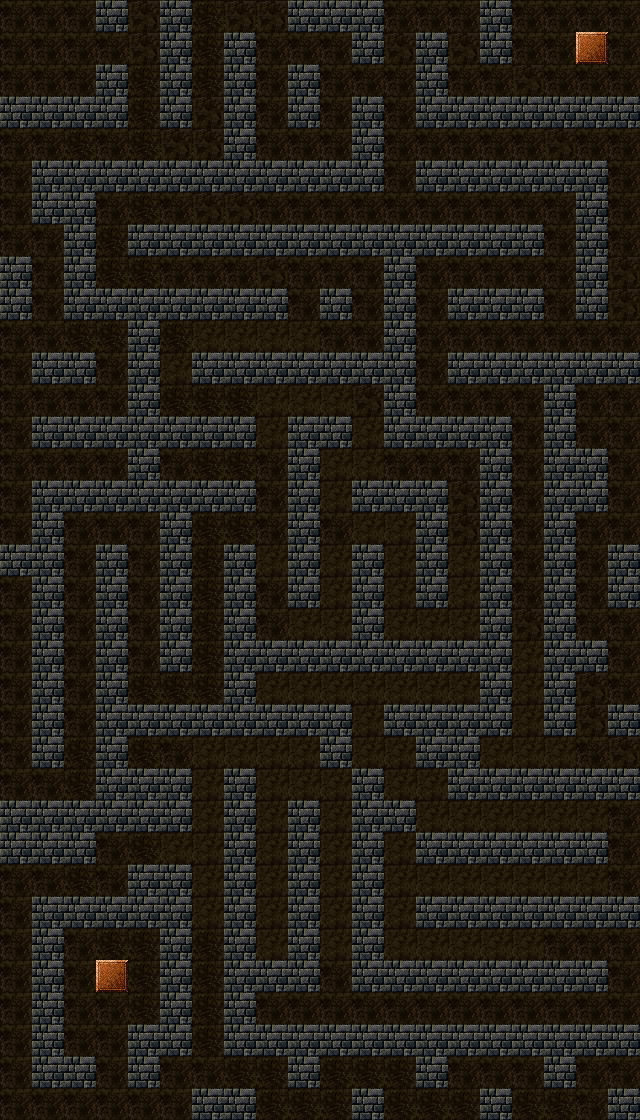

This is a level from a 2D game, rendered from its Tiled map with the project's own tilesets. A one-line summary and the map file follow, with tile-layer data summarised:
An orthogonal 20x35 tile map with 32x32 px tiles, 1 tile layer (ground) and 110 objects (2x rune, gol, stair1, portal1, portal2, ...).

<map version="1.10" tiledversion="1.11.2" orientation="orthogonal" renderorder="right-down" width="20" height="35" tilewidth="32" tileheight="32" infinite="0" nextlayerid="5" nextobjectid="114">
 <editorsettings>
  <export target="stonevilleWestCellar.tmj" format="json" />
 </editorsettings>
 <tileset firstgid="1" name="tiles4" tilewidth="32" tileheight="32" tilecount="136" columns="8">
  <image source="tiles4.png" width="256" height="544" />
 </tileset>
 <layer id="1" name="ground" width="20" height="35">
  <data>[700 cells, 700 non-empty, 6 distinct tile ids]</data>
 </layer>
 <objectgroup id="4" name="items" visible="0" locked="1">
  <object id="4" name="gol" gid="66" x="576" y="448" width="32" height="32">
   <properties>
    <property name="count" type="int" value="1" />
   </properties>
  </object>
  <object id="5" name="rune" gid="37" x="576" y="64" width="32" height="32" />
  <object id="6" name="rune" gid="40" x="96" y="992" width="32" height="32" />
 </objectgroup>
 <objectgroup id="3" name="portals">
  <object id="1" name="stair1" gid="29" x="32" y="64" width="32" height="32">
   <properties>
    <property name="toMap" value="stonevilleWest" />
    <property name="toPortal" value="mysteriousStair" />
   </properties>
  </object>
  <object id="2" name="portal1" gid="1" x="0" y="608" width="32" height="32">
   <properties>
    <property name="toMap" value="stonevilleWestCellar" />
    <property name="toPortal" value="portal2" />
   </properties>
  </object>
  <object id="3" name="portal2" gid="1" x="448" y="704" width="32" height="32">
   <properties>
    <property name="toMap" value="stonevilleWestCellar" />
    <property name="toPortal" value="portal1" />
   </properties>
  </object>
  <object id="7" name="stair2" gid="2147483677" x="608" y="1088" width="32" height="32">
   <properties>
    <property name="toMap" value="stonevilleSouthWest" />
    <property name="toPortal" value="mysteriousStair" />
   </properties>
  </object>
 </objectgroup>
 <objectgroup id="2" name="navmesh" locked="1">
  <object id="8" x="0" y="0" width="96" height="96" />
  <object id="9" x="96" y="32" width="32" height="32" />
  <object id="10" x="128" y="0" width="32" height="128" />
  <object id="11" x="192" y="0" width="32" height="160" />
  <object id="12" x="224" y="0" width="64" height="32" />
  <object id="13" x="256" y="32" width="96" height="32" />
  <object id="14" x="256" y="64" width="32" height="96" />
  <object id="15" x="288" y="128" width="32" height="32" />
  <object id="16" x="320" y="64" width="32" height="96" />
  <object id="17" x="352" y="64" width="32" height="32" />
  <object id="18" x="384" y="0" width="96" height="32" />
  <object id="19" x="448" y="32" width="32" height="64" />
  <object id="20" x="512" y="0" width="64" height="96" />
  <object id="21" x="576" y="0" width="64" height="32" />
  <object id="22" x="608" y="32" width="32" height="32" />
  <object id="23" x="576" y="64" width="64" height="32" />
  <object id="24" x="480" y="64" width="32" height="32" />
  <object id="25" x="384" y="32" width="32" height="160" />
  <object id="26" x="416" y="128" width="224" height="32" />
  <object id="27" x="608" y="160" width="32" height="192" />
  <object id="28" x="96" y="192" width="480" height="32" />
  <object id="29" x="544" y="224" width="32" height="128" />
  <object id="30" x="576" y="320" width="32" height="32" />
  <object id="31" x="416" y="256" width="128" height="32" />
  <object id="32" x="416" y="288" width="32" height="128" />
  <object id="33" x="448" y="320" width="96" height="32" />
  <object id="34" x="448" y="384" width="96" height="32" />
  <object id="35" x="512" y="416" width="32" height="320" />
  <object id="36" x="480" y="736" width="160" height="32" />
  <object id="37" x="576" y="672" width="32" height="64" />
  <object id="38" x="608" y="608" width="32" height="96" />
  <object id="39" x="576" y="512" width="32" height="128" />
  <object id="40" x="608" y="384" width="32" height="160" />
  <object id="41" x="576" y="384" width="32" height="64" />
  <object id="42" x="96" y="224" width="32" height="32" />
  <object id="43" x="96" y="256" width="288" height="32" />
  <object id="44" x="352" y="288" width="32" height="32" />
  <object id="45" x="288" y="288" width="32" height="32" />
  <object id="46" x="160" y="320" width="224" height="32" />
  <object id="47" x="160" y="352" width="32" height="64" />
  <object id="48" x="192" y="384" width="192" height="32" />
  <object id="49" x="352" y="416" width="32" height="32" />
  <object id="50" x="256" y="416" width="32" height="32" />
  <object id="51" x="160" y="448" width="128" height="32" />
  <object id="52" x="256" y="480" width="32" height="32" />
  <object id="53" x="320" y="448" width="160" height="32" />
  <object id="55" x="448" y="480" width="32" height="160" />
  <object id="56" x="320" y="512" width="96" height="32" />
  <object id="57" x="384" y="544" width="32" height="96" />
  <object id="58" x="416" y="608" width="32" height="32" />
  <object id="59" x="320" y="480" width="32" height="32" />
  <object id="60" x="320" y="544" width="32" height="96" />
  <object id="61" x="192" y="512" width="96" height="32" />
  <object id="62" x="256" y="544" width="32" height="96" />
  <object id="63" x="288" y="608" width="32" height="32" />
  <object id="64" x="192" y="544" width="32" height="160" />
  <object id="65" x="160" y="672" width="32" height="32" />
  <object id="66" x="128" y="512" width="32" height="192" />
  <object id="67" x="96" y="512" width="32" height="32" />
  <object id="68" x="64" y="512" width="32" height="288" />
  <object id="69" x="32" y="768" width="32" height="32" />
  <object id="70" x="0" y="576" width="32" height="224" />
  <object id="71" x="0" y="320" width="32" height="224" />
  <object id="72" x="32" y="448" width="96" height="32" />
  <object id="73" x="32" y="384" width="96" height="32" />
  <object id="74" x="96" y="352" width="32" height="32" />
  <object id="75" x="32" y="320" width="96" height="32" />
  <object id="76" x="32" y="224" width="32" height="96" />
  <object id="77" x="0" y="128" width="32" height="128" />
  <object id="78" x="32" y="128" width="160" height="32" />
  <object id="79" x="256" y="672" width="224" height="32" />
  <object id="80" x="352" y="704" width="32" height="64" />
  <object id="81" x="384" y="736" width="32" height="64" />
  <object id="82" x="416" y="768" width="32" height="64" />
  <object id="83" x="448" y="800" width="192" height="32" />
  <object id="84" x="608" y="832" width="32" height="32" />
  <object id="85" x="384" y="832" width="32" height="32" />
  <object id="86" x="384" y="864" width="256" height="32" />
  <object id="87" x="384" y="896" width="32" height="32" />
  <object id="88" x="384" y="928" width="256" height="32" />
  <object id="89" x="608" y="960" width="32" height="32" />
  <object id="90" x="352" y="992" width="288" height="32" />
  <object id="91" x="256" y="992" width="64" height="32" />
  <object id="92" x="320" y="768" width="32" height="256" />
  <object id="93" x="288" y="736" width="32" height="64" />
  <object id="94" x="128" y="736" width="160" height="32" />
  <object id="95" x="256" y="768" width="32" height="192" />
  <object id="96" x="192" y="768" width="32" height="288" />
  <object id="97" x="96" y="832" width="96" height="32" />
  <object id="99" x="64" y="928" width="96" height="32" />
  <object id="100" x="0" y="864" width="128" height="32" />
  <object id="101" x="0" y="896" width="32" height="224" />
  <object id="102" x="32" y="1088" width="160" height="32" />
  <object id="103" x="64" y="960" width="32" height="96" />
  <object id="104" x="128" y="960" width="32" height="64" />
  <object id="105" x="96" y="992" width="32" height="96" />
  <object id="106" x="160" y="1056" width="128" height="32" />
  </objectgroup>
</map>
<!-- 6 of 110 objects omitted -->
